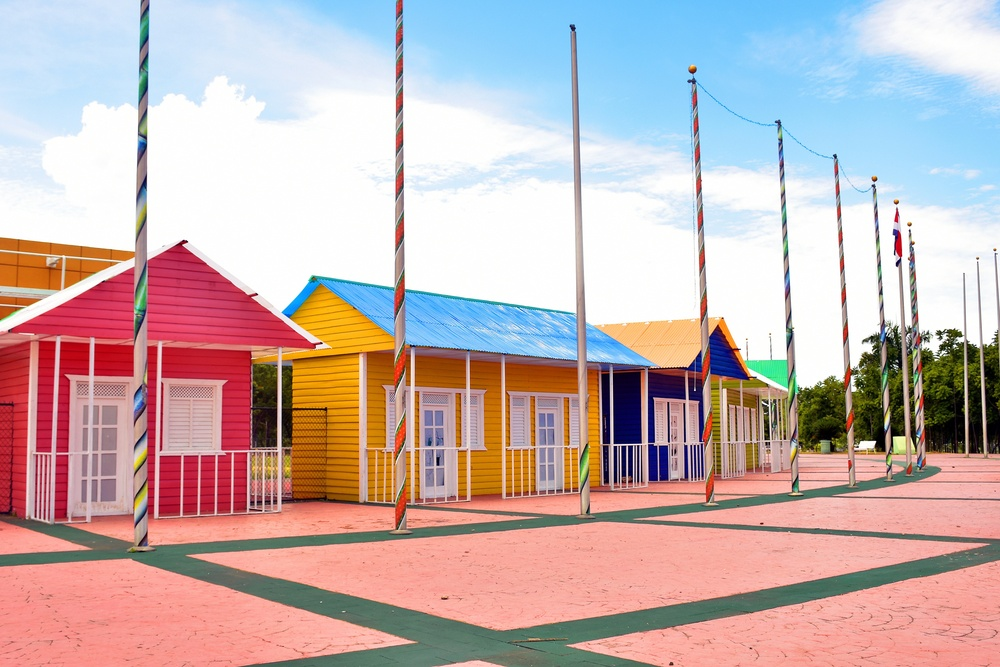
#> input picture images_doc/proc1-q3-color.jpeg, 1000 x 667 px, shrunk from 4800 x 3200 before the run
$ jupyter execute proc_2.ipynb   (shell and % lines are left out)
#> lines starting #> are read from the running program, lines starting #| are printed output that depends on the picture
# GRO620 - Activité procédurale 2

Dans cette activité procédurale, nous allons poser les bases dufiltrage numérique d'images. Vous reconnaîtrez des éléments du filtrage numérique que vous avez vu en S4.

Pour chaque question impliqant de la programmation, commencez par discuter de la procédure à suivre pour résoudre le problème. Nous validerons l'approche en classe avant de se lancer dans l'implémentation.

[cell 1]
# Préambule

import numpy as np
import cv2

import matplotlib.pyplot as plt

## Si vous utilisez Google Colab, vous devez d'abord monter votre Google Drive
## où se trouve vos données.
## Commentez les trois lignes suivantes en ajustant le chemin vers votre propre
## dossier :

# from google.colab import drive
# drive.mount('/content/gdrive')
# %cd /content/gdrive/MyDrive/gro620-e21

## Pour retrouver le chemin depuis Jupyter, vous pouvez utiliser ceci :
# !ls /content/gdrive/MyDrive

## Encodage de l'image

Pour les questions suivantes, vous aurez probablement besoin de lire la documentation de cv2.imread et matplotlib.pyplot.imshow :

[imread](https://pythonexamples.org/python-opencv-read-image-cv2-imread/)

[imshow](https://matplotlib.org/3.2.1/api/_as_gen/matplotlib.pyplot.imshow.html)

Le code suivant charge une image et l'affiche en ligne :

[cell 2]
img_color = cv2.imread("images_doc/proc1-q3-color.jpeg")
#> img_color is the input picture: shape (667, 1000, 3); mean B, G, R 176.1, 176.6, 197.6
plt.imshow(img_color)

(source de l'image: [PixaBay, Pexels](https://www.pexels.com/photo/apartment-architecture-block-blue-534124/))

### Q1.1

**a)** Ouvrez directement l'image dans un autre logiciel (le fichier se trouve dans images_doc/proc1-q3-color.jpeg) et comparez le résultat. Que remarquez vous ?

(réponse ici)

**b)** Affichez seulement le premier canal de couleurs de l'image. Pensez à analyser la composition de la matrice image que OpenCV vous retourne. Expliquez ensuite ce que vous voyez.

[cell 3]
plt.imshow(img_color)              # Image originale
plt.figure()                       # Permet d'afficher plus d'une image dans la même cellule
plt.imshow(img_color, cmap="gray") # Le paramètre cmap n'a pas d'effet sur une image à plus d'un canal.

**c)** Transformez maintenant l'image pour que les couleurs correspondent à ce que vous voyez en dehors de Jupyter.

[cell 4]
img_correcte = img_color.copy() # Permet de forcer une copie de l'image.
                                # img_correcte = img_color aurait modifié l'originale.

img_correcte[:,:,0] = img_color[:,:,2]
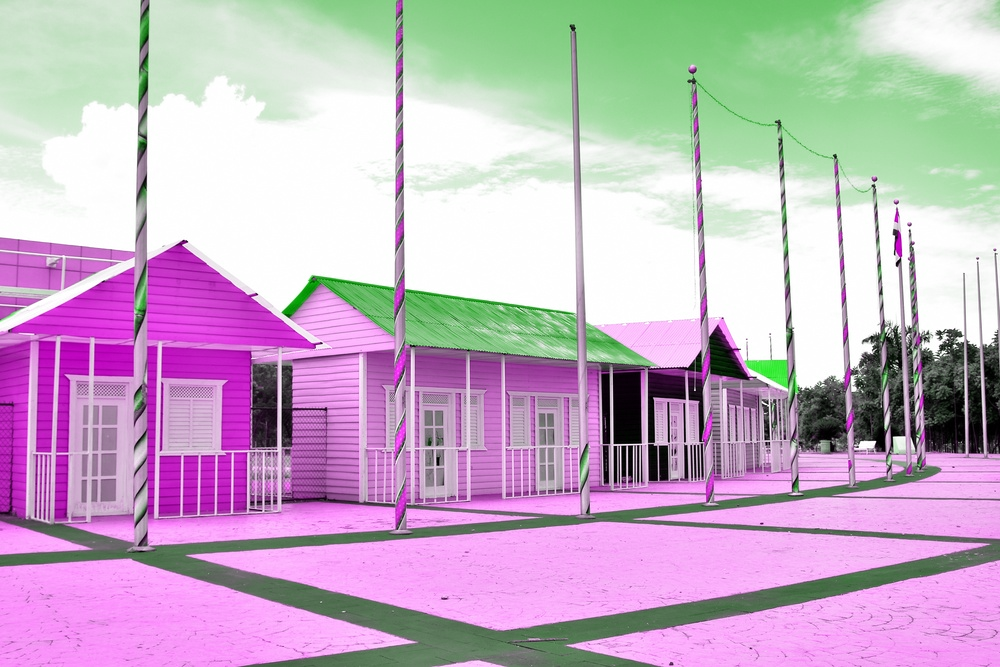
#> img_correcte: shape (667, 1000, 3); mean B, G, R 197.6, 176.6, 197.6
img_correcte[:,:,2] = img_color[:,:,0]
plt.imshow(img_correcte)

### Q1.2

Soit cette couleur dans l'espace Y'CbCr (on suppose chaque valeur comme étant encodée sur 8 bits) :

$c = [100, 150, 150]$

Trouvez sa valeur équivalente dans l'espace RGB.

[cell 5]
c = np.array([100,150,150])

## Filtrage point à point

### Q2.1

Soit cette image (chargée par OpenCV et affichée par matplotlib):

[cell 6]
img_q31_org = cv2.imread("images_doc/proc2-q1-dock.jpeg")
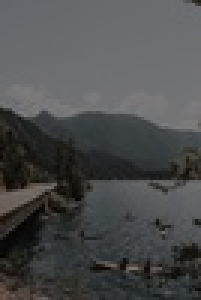
#> input picture images_doc/proc2-q1-dock.jpeg, 67 x 100 px, shrunk from 320 x 480 before the run (shown 3 times larger)
#> img_q31_org is the input picture: shape (100, 67, 3); mean B, G, R 77.3, 76.7, 75.5
img_q31_rgb = cv2.cvtColor(img_q31_org, cv2.COLOR_BGR2RGB) # Équivalent de la question Q3.1.c de l'activité procédurale 1.
plt.imshow(img_q31_rgb)

(Source de l'image originale : [Vlada Karpovich, Pexels](https://www.pexels.com/photo/snow-wood-landscape-mountains-4450090/))

Cette fonction affiche l'histogramme des trois composantes de l'image :

[cell 7]
channels = ('r','g','b')
for i, col in enumerate(channels):
    hist = cv2.calcHist([img_q31_rgb], [i], None, [256], [0,256])
    plt.plot(hist,color = col)
    plt.xlim([0,256])
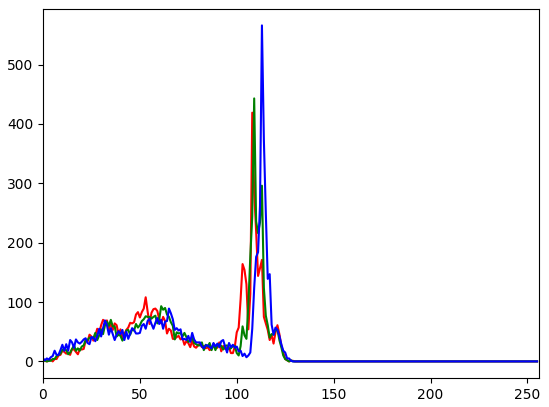
#> figure drawn by matplotlib, 1 panel; curve peaks at x = 108, y = 419; curve peaks at x = 109, y = 443; curve peaks at x = 113, y = 566

Ajustez la plage dynamique en luminosité de l'image pour qu'elle couvre l'ensemble des valeurs possibles.

[cell 8]
# NOTE: On convertit d'abord en float32 dans la plage [0,1] pour
# simplifier la manipulation des images avec des facteurs non-entiers.
# Matplotlib détecte ceci et affichera l'image correctement.
img_q31_f = np.float32(img_q31_rgb) / 255.0

img_q31_out = img_q31_f.copy() # À remplacer !

plt.imshow(img_q31_out)

## Q2.2

Soit maintenant cette image :

[cell 9]
img_q32_org = cv2.imread("images_doc/proc2-q1-object.jpeg")
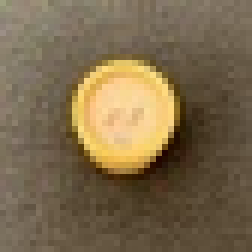
#> input picture images_doc/proc2-q1-object.jpeg, 42 x 42 px, shrunk from 200 x 200 before the run (shown 6 times larger)
#> img_q32_org is the input picture: shape (42, 42, 3); mean B, G, R 76.4, 105.5, 123.5
img_q32_rgb = cv2.cvtColor(img_q32_org, cv2.COLOR_BGR2RGB) # Équivalent de la question Q3.1.c de l'activité procédurale 1.
plt.imshow(img_q32_rgb)

## Filtrage linéaire

### Q3.1

Soit l'image suivante ainsi que sa transformée de Fourier :

[cell 10]
img_q4_org  = cv2.imread("images_doc/proc2-q2-texture.jpeg")
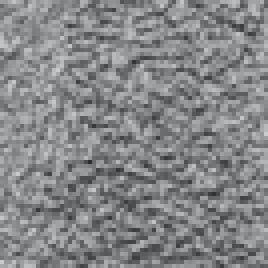
#> input picture images_doc/proc2-q2-texture.jpeg, 67 x 67 px, shrunk from 320 x 320 before the run (shown 4 times larger)
#> img_q4_org is the input picture: shape (67, 67, 3); mean B, G, R 136.2, 134.2, 133.2
img_q4_mono = np.float32(cv2.cvtColor(img_q4_org, cv2.COLOR_BGR2GRAY)) / 255.0

def get_fft_mag(img):
    img_fft = np.fft.fft2(img)
    img_fft = np.fft.fftshift(img_fft)
    img_fft = 20*np.log(np.abs(img_fft))
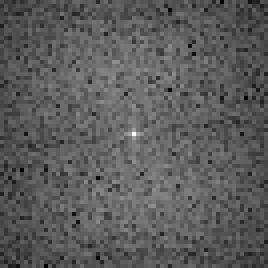
#> img_fft: shape (67, 67) float64 (shown 4 times larger); min -42.78, max 155.3, mean 28.7; drawn with min black and max white
    return img_fft

img_q4_fft = get_fft_mag(img_q4_mono)

plt.subplot(121),plt.imshow(img_q4_mono, cmap="gray")
plt.subplot(122),plt.imshow(img_q4_fft)

(Source de l'image originale : [Hoang Le, Pexels](https://www.pexels.com/photo/black-and-white-black-and-white-pattern-rough-978462/)).

**a)** Filtrez cette image à l'aide d'une convolution de façon à ce que la valeur de chaque pixel soit la valeur moyenne de ses voisins dans un carré de 15x15.

[cell 11]
filter_kernel = np.zeros((15,15))

**b)** Comparez le résultat avec celui de la fonction cv2.GaussianBlur() avec un noyau de convolution de la même taille.

[cell 12]
img_q4_blur = img_q4_mono.copy()
plt.imshow(img_q4_blur, cmap="gray")

**c)** Comment expliquez-vous la différence ?

*(réponse ici)*

Tentez de mettre en place un algorithme basé sur la luminosité permettant d'éliminer l'arrière-plan de cette image pour qu'il ne reste que l'objet en jaune sur un fond le plus noir possible.

[cell 13]
img_q32_filt = img_q32_rgb.copy()
W = img_q32_filt.shape[1] # NOTE: L'ordre des dimensions est Y puis X ("row-major")
#> W = 42
H = img_q32_filt.shape[0]
#> H = 42
